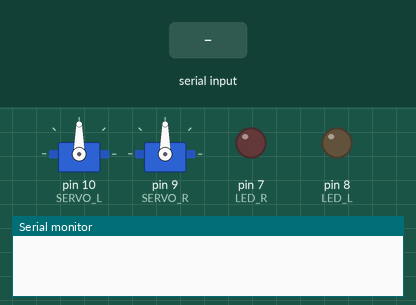
Bench run of a sketch on a simulated Arduino Uno, built with avr-gcc and run on an emulated ATmega328P. On the bench: 2 × servo, output pins drawn as LEDs (lit = HIGH), the last lines printed to the serial monitor. Dashed ring = blinking. The inputs (shaded band) are chosen by the test bench.

Above: at 1.2 s.
1.3 s: "2" received over Serial
At 1.4 s:
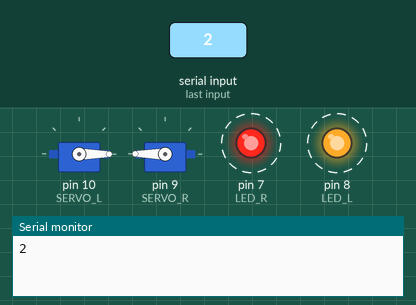
4.3 s: "1" received over Serial
At 5.0 s:
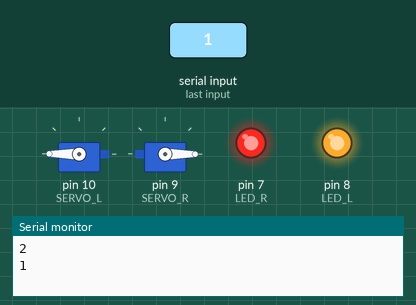
5.8 s: "0" received over Serial
At 7.2 s:
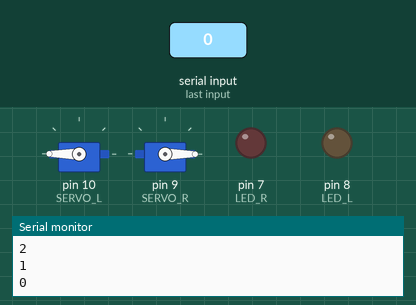
Timing chart, 0 to 8.8 s (numbered marks = the images above; inputs shaded):
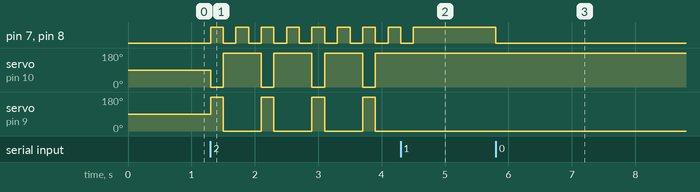

Measured:
- after the input at 1.3 s, pin 7 (LED_R), pin 8 (LED_L): alternates HIGH for 0.20 s and LOW for 0.20 s, starting at once; servo on pin 10 (SERVO_L): alternates 180° for 0.60 s and 0° for 0.20 s, starting at once; servo on pin 9 (SERVO_R): alternates 180° for 0.20 s and 0° for 0.60 s, starting at once
- after the input at 4.3 s, pin 7 (LED_R), pin 8 (LED_L): goes on until 4.5 s, then stays HIGH; servo on pin 10 (SERVO_L): stops changing and stays 180°; servo on pin 9 (SERVO_R): stops changing and stays 0°
- after the input at 5.8 s, pin 7 (LED_R), pin 8 (LED_L): HIGH → LOW at once

The sketch:

wave.ino
```cpp
#include <Servo.h>

#define SERVO_L 10
#define SERVO_R 9
#define LED_L 8
#define LED_R 7

Servo servoLeft;
Servo servoRight;

int freakOut;

void setup() {
  servoLeft.attach(SERVO_L);
  servoRight.attach(SERVO_R);
  pinMode(LED_L, OUTPUT);
  pinMode(LED_R, OUTPUT);
  freakOut = '0';
  Serial.begin(9600);
}

void loop() {
  int hello = Serial.available();
  if(hello) {
    freakOut = Serial.read();
    Serial.write(freakOut);
    Serial.println();
  }

  if(freakOut == '2') {
    // Panic.
    blinkAndWave();
  }
  else if(freakOut == '1') {
    // Watch.
    lights(HIGH);
  }
  else if(freakOut == '0') {
    // Sleep.
    lights(LOW);
  }
}

void blinkAndWave() {
    lights(HIGH);
    forward();
    delay(200);
    lights(LOW);
    reverse();
    delay(200);
    lights(HIGH);
    delay(200);
    lights(LOW);
    delay(200);
}

void lights(int highOrLow) {
  digitalWrite(LED_L, highOrLow);
  digitalWrite(LED_R, highOrLow);
}

void forward() {
  servoLeft.write(0);
  servoRight.write(180);
}

void reverse() {
  servoLeft.write(180);
  servoRight.write(0);
}
```
